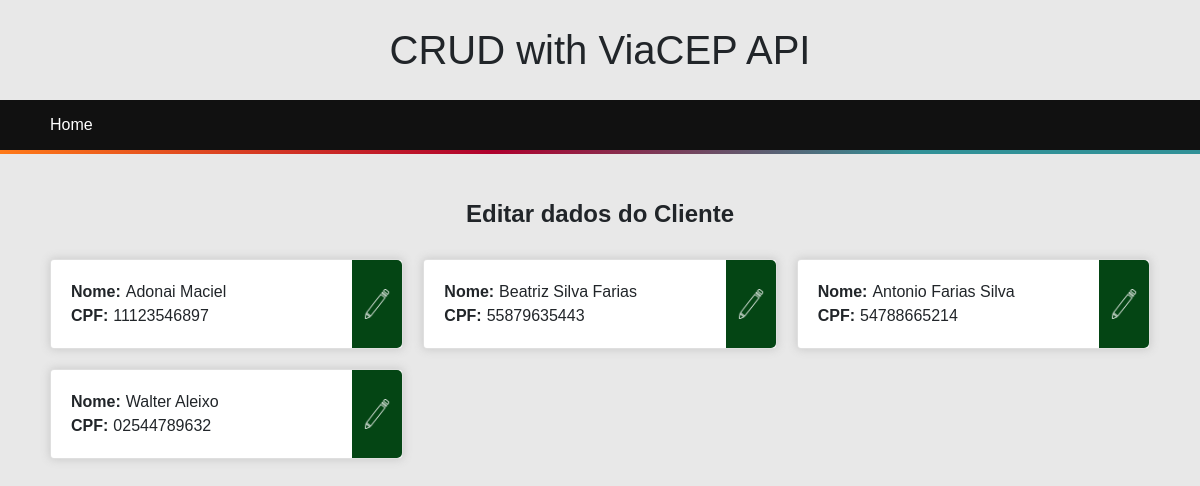
Page /editar_cliente.php on the committed database.
### tables this page shows
CREATE TABLE `cliente` (
  `idCliente` int(11) NOT NULL,
  `nome` varchar(255) NOT NULL,
  `cpf` varchar(15) NOT NULL,
  `dataNasc` date NOT NULL,
  `email` varchar(100) NOT NULL,
  `endereco_idEndereco` int(11) NOT NULL
);

### App/Services/ClienteService.php (the view, shortened to what this page needs)
        <?php
function editarCliente()
{
    require('../App/Services/Conexao.php');
    $query = "SELECT *
    FROM cliente
    INNER JOIN endereco
    ON cliente.endereco_idEndereco = endereco.idEndereco";
    $result = mysqli_query($con, $query);
    if (!$row = $result->fetch_assoc()) {
        ?>
        <div class="card">
            Nenhum cliente cadastrado.
        </div>
        <?php
    }
    else {
        $result = mysqli_query($con, $query);
        while ($row = $result->fetch_assoc()) {
        ?>
            <div class="card excluir">
                <div class="items">
                    <div class="item">Nome: </div>
                    <div class="item"><?php echo "" . $row['nome'] ?></div>
                </div>
                <div class="items">
                    <div class="item">CPF:</div>
                    <div class="item"><?php echo $row['cpf'] ?></div>
                </div>
                <form action="editar_dados_cliente.php" method="GET">
                    <button type="submit" class="botaoeditar" alt="Excluir cliente" title="Excluir cliente">
                        <img src="../App/images/icone-editar.png" alt="Editar Cliente" title="Editar Cliente" />
                    </button>
                </form>
            </div>
        <?php
        }
    }
}
        ?>

### App/App.css (style rules this page uses)
body { margin: 0; font-family: Arial, Helvetica, sans-serif; background-color: #E8E8E8; margin-bottom: 50px; }
.cards .card { padding: 20px; flex-wrap: wrap; box-shadow: 0px 0px 8px 1px #ccc; background-color: white; }
button, input[type=submit], input[type=button] { height: 40px; padding: 0 10px; background-color: #343a40; color: white; border: none; border-radius: 5px; font-size: small; }
form { display: flex; flex-wrap: wrap; justify-content: center; align-items: flex-start; }
.cards .card>div:nth-of-type(2n-1) { font-weight: normal; }
.cards .card div>div:nth-of-type(2n-1) { font-weight: bold; margin-right: 5px; }
.cards .card .items { margin-top: 0px; display: flex; flex-wrap: nowrap; }
.cards .card .items :is(div) { margin: 0; }
.botaoexcluir, .botaoeditar { border-top-left-radius: 0px; border-bottom-left-radius: 0px; background-color: #CF0e0e; color: white; display: flex; align-items: center; font-weight: bold !important; justify-content: center; font-size: xx-large; position: absolute; bottom: 0; right: 0; width: 50px; height: 100%; cursor: pointer; }
.botaoeditar { background-color: #044514 }
.botaoeditar img { width: 100%; }
.excluir .items { width: calc(100% - 50px); }

### rows in the picture
cliente: nome "Adonai Maciel", cpf "11123546897"
cliente: nome "Beatriz Silva Farias", cpf "55879635443"
cliente: nome "Antonio Farias Silva", cpf "54788665214"
cliente: nome "Walter Aleixo", cpf "02544789632"
